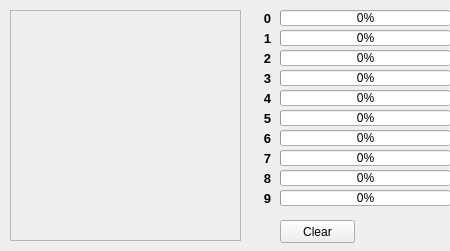
<?xml version="1.0" encoding="UTF-8"?>
<ui version="4.0">
 <class>Form</class>
 <widget class="QWidget" name="Form">
  <property name="geometry">
   <rect>
    <x>0</x>
    <y>0</y>
    <width>450</width>
    <height>251</height>
   </rect>
  </property>
  <property name="windowTitle">
   <string>Form</string>
  </property>
  <widget class="QFrame" name="frame">
   <property name="geometry">
    <rect>
     <x>10</x>
     <y>10</y>
     <width>231</width>
     <height>231</height>
    </rect>
   </property>
   <property name="frameShape">
    <enum>QFrame::StyledPanel</enum>
   </property>
   <property name="frameShadow">
    <enum>QFrame::Raised</enum>
   </property>
   <widget class="QWidget" name="verticalLayoutWidget">
    <property name="geometry">
     <rect>
      <x>0</x>
      <y>0</y>
      <width>231</width>
      <height>231</height>
     </rect>
    </property>
    <layout class="QVBoxLayout" name="verticalLayout"/>
   </widget>
  </widget>
  <widget class="QProgressBar" name="progressBar_0">
   <property name="geometry">
    <rect>
     <x>280</x>
     <y>10</y>
     <width>171</width>
     <height>16</height>
    </rect>
   </property>
   <property name="sizePolicy">
    <sizepolicy hsizetype="Expanding" vsizetype="Fixed">
     <horstretch>0</horstretch>
     <verstretch>0</verstretch>
    </sizepolicy>
   </property>
   <property name="value">
    <number>0</number>
   </property>
   <property name="format">
    <string>%p%</string>
   </property>
  </widget>
  <widget class="QProgressBar" name="progressBar_1">
   <property name="geometry">
    <rect>
     <x>280</x>
     <y>30</y>
     <width>171</width>
     <height>16</height>
    </rect>
   </property>
   <property name="maximum">
    <number>100</number>
   </property>
   <property name="value">
    <number>0</number>
   </property>
   <property name="textVisible">
    <bool>true</bool>
   </property>
  </widget>
  <widget class="QProgressBar" name="progressBar_2">
   <property name="geometry">
    <rect>
     <x>280</x>
     <y>50</y>
     <width>171</width>
     <height>16</height>
    </rect>
   </property>
   <property name="maximum">
    <number>100</number>
   </property>
   <property name="value">
    <number>0</number>
   </property>
   <property name="textVisible">
    <bool>true</bool>
   </property>
  </widget>
  <widget class="QProgressBar" name="progressBar_3">
   <property name="geometry">
    <rect>
     <x>280</x>
     <y>70</y>
     <width>171</width>
     <height>16</height>
    </rect>
   </property>
   <property name="maximum">
    <number>100</number>
   </property>
   <property name="value">
    <number>0</number>
   </property>
   <property name="textVisible">
    <bool>true</bool>
   </property>
  </widget>
  <widget class="QProgressBar" name="progressBar_4">
   <property name="geometry">
    <rect>
     <x>280</x>
     <y>90</y>
     <width>171</width>
     <height>16</height>
    </rect>
   </property>
   <property name="maximum">
    <number>100</number>
   </property>
   <property name="value">
    <number>0</number>
   </property>
   <property name="textVisible">
    <bool>true</bool>
   </property>
  </widget>
  <widget class="QProgressBar" name="progressBar_5">
   <property name="geometry">
    <rect>
     <x>280</x>
     <y>110</y>
     <width>171</width>
     <height>16</height>
    </rect>
   </property>
   <property name="maximum">
    <number>100</number>
   </property>
   <property name="value">
    <number>0</number>
   </property>
   <property name="textVisible">
    <bool>true</bool>
   </property>
  </widget>
  <widget class="QProgressBar" name="progressBar_6">
   <property name="geometry">
    <rect>
     <x>280</x>
     <y>130</y>
     <width>171</width>
     <height>16</height>
    </rect>
   </property>
   <property name="maximum">
    <number>100</number>
   </property>
   <property name="value">
    <number>0</number>
   </property>
   <property name="textVisible">
    <bool>true</bool>
   </property>
  </widget>
  <widget class="QProgressBar" name="progressBar_7">
   <property name="geometry">
    <rect>
     <x>280</x>
     <y>150</y>
     <width>171</width>
     <height>16</height>
    </rect>
   </property>
   <property name="maximum">
    <number>100</number>
   </property>
   <property name="value">
    <number>0</number>
   </property>
   <property name="textVisible">
    <bool>true</bool>
   </property>
  </widget>
  <widget class="QProgressBar" name="progressBar_8">
   <property name="geometry">
    <rect>
     <x>280</x>
     <y>170</y>
     <width>171</width>
     <height>16</height>
    </rect>
   </property>
   <property name="maximum">
    <number>100</number>
   </property>
   <property name="value">
    <number>0</number>
   </property>
   <property name="textVisible">
    <bool>true</bool>
   </property>
  </widget>
  <widget class="QProgressBar" name="progressBar_9">
   <property name="geometry">
    <rect>
     <x>280</x>
     <y>190</y>
     <width>171</width>
     <height>16</height>
    </rect>
   </property>
   <property name="maximum">
    <number>100</number>
   </property>
   <property name="value">
    <number>0</number>
   </property>
   <property name="textVisible">
    <bool>true</bool>
   </property>
  </widget>
  <widget class="QPushButton" name="clearButton">
   <property name="geometry">
    <rect>
     <x>280</x>
     <y>220</y>
     <width>75</width>
     <height>23</height>
    </rect>
   </property>
   <property name="text">
    <string>Clear</string>
   </property>
  </widget>
  <widget class="QLabel" name="label_0">
   <property name="geometry">
    <rect>
     <x>250</x>
     <y>10</y>
     <width>21</width>
     <height>16</height>
    </rect>
   </property>
   <property name="font">
    <font>
     <pointsize>10</pointsize>
     <weight>75</weight>
     <bold>true</bold>
    </font>
   </property>
   <property name="text">
    <string>0</string>
   </property>
   <property name="alignment">
    <set>Qt::AlignRight|Qt::AlignTrailing|Qt::AlignVCenter</set>
   </property>
  </widget>
  <widget class="QLabel" name="label_1">
   <property name="geometry">
    <rect>
     <x>250</x>
     <y>30</y>
     <width>21</width>
     <height>16</height>
    </rect>
   </property>
   <property name="font">
    <font>
     <pointsize>10</pointsize>
     <weight>75</weight>
     <bold>true</bold>
    </font>
   </property>
   <property name="text">
    <string>1</string>
   </property>
   <property name="alignment">
    <set>Qt::AlignRight|Qt::AlignTrailing|Qt::AlignVCenter</set>
   </property>
  </widget>
  <widget class="QLabel" name="label_2">
   <property name="geometry">
    <rect>
     <x>250</x>
     <y>50</y>
     <width>21</width>
     <height>16</height>
    </rect>
   </property>
   <property name="font">
    <font>
     <pointsize>10</pointsize>
     <weight>75</weight>
     <bold>true</bold>
    </font>
   </property>
   <property name="text">
    <string>2</string>
   </property>
   <property name="alignment">
    <set>Qt::AlignRight|Qt::AlignTrailing|Qt::AlignVCenter</set>
   </property>
  </widget>
  <widget class="QLabel" name="label_3">
   <property name="geometry">
    <rect>
     <x>250</x>
     <y>70</y>
     <width>21</width>
     <height>16</height>
    </rect>
   </property>
   <property name="font">
    <font>
     <pointsize>10</pointsize>
     <weight>75</weight>
     <bold>true</bold>
    </font>
   </property>
   <property name="text">
    <string>3</string>
   </property>
   <property name="alignment">
    <set>Qt::AlignRight|Qt::AlignTrailing|Qt::AlignVCenter</set>
   </property>
  </widget>
  <widget class="QLabel" name="label_4">
   <property name="geometry">
    <rect>
     <x>250</x>
     <y>90</y>
     <width>21</width>
     <height>16</height>
    </rect>
   </property>
   <property name="font">
    <font>
     <pointsize>10</pointsize>
     <weight>75</weight>
     <bold>true</bold>
    </font>
   </property>
   <property name="text">
    <string>4</string>
   </property>
   <property name="alignment">
    <set>Qt::AlignRight|Qt::AlignTrailing|Qt::AlignVCenter</set>
   </property>
  </widget>
  <widget class="QLabel" name="label_5">
   <property name="geometry">
    <rect>
     <x>250</x>
     <y>110</y>
     <width>21</width>
     <height>16</height>
    </rect>
   </property>
   <property name="font">
    <font>
     <pointsize>10</pointsize>
     <weight>75</weight>
     <bold>true</bold>
    </font>
   </property>
   <property name="text">
    <string>5</string>
   </property>
   <property name="alignment">
    <set>Qt::AlignRight|Qt::AlignTrailing|Qt::AlignVCenter</set>
   </property>
  </widget>
  <widget class="QLabel" name="label_6">
   <property name="geometry">
    <rect>
     <x>250</x>
     <y>130</y>
     <width>21</width>
     <height>16</height>
    </rect>
   </property>
   <property name="font">
    <font>
     <pointsize>10</pointsize>
     <weight>75</weight>
     <bold>true</bold>
    </font>
   </property>
   <property name="text">
    <string>6</string>
   </property>
   <property name="alignment">
    <set>Qt::AlignRight|Qt::AlignTrailing|Qt::AlignVCenter</set>
   </property>
  </widget>
  <widget class="QLabel" name="label_7">
   <property name="geometry">
    <rect>
     <x>250</x>
     <y>150</y>
     <width>21</width>
     <height>16</height>
    </rect>
   </property>
   <property name="font">
    <font>
     <pointsize>10</pointsize>
     <weight>75</weight>
     <bold>true</bold>
    </font>
   </property>
   <property name="text">
    <string>7</string>
   </property>
   <property name="alignment">
    <set>Qt::AlignRight|Qt::AlignTrailing|Qt::AlignVCenter</set>
   </property>
  </widget>
  <widget class="QLabel" name="label_8">
   <property name="geometry">
    <rect>
     <x>250</x>
     <y>170</y>
     <width>21</width>
     <height>16</height>
    </rect>
   </property>
   <property name="font">
    <font>
     <pointsize>10</pointsize>
     <weight>75</weight>
     <bold>true</bold>
    </font>
   </property>
   <property name="text">
    <string>8</string>
   </property>
   <property name="alignment">
    <set>Qt::AlignRight|Qt::AlignTrailing|Qt::AlignVCenter</set>
   </property>
  </widget>
  <widget class="QLabel" name="label_9">
   <property name="geometry">
    <rect>
     <x>250</x>
     <y>190</y>
     <width>21</width>
     <height>16</height>
    </rect>
   </property>
   <property name="font">
    <font>
     <pointsize>10</pointsize>
     <weight>75</weight>
     <bold>true</bold>
    </font>
   </property>
   <property name="text">
    <string>9</string>
   </property>
   <property name="alignment">
    <set>Qt::AlignRight|Qt::AlignTrailing|Qt::AlignVCenter</set>
   </property>
  </widget>
 </widget>
 <resources/>
 <connections/>
</ui>
